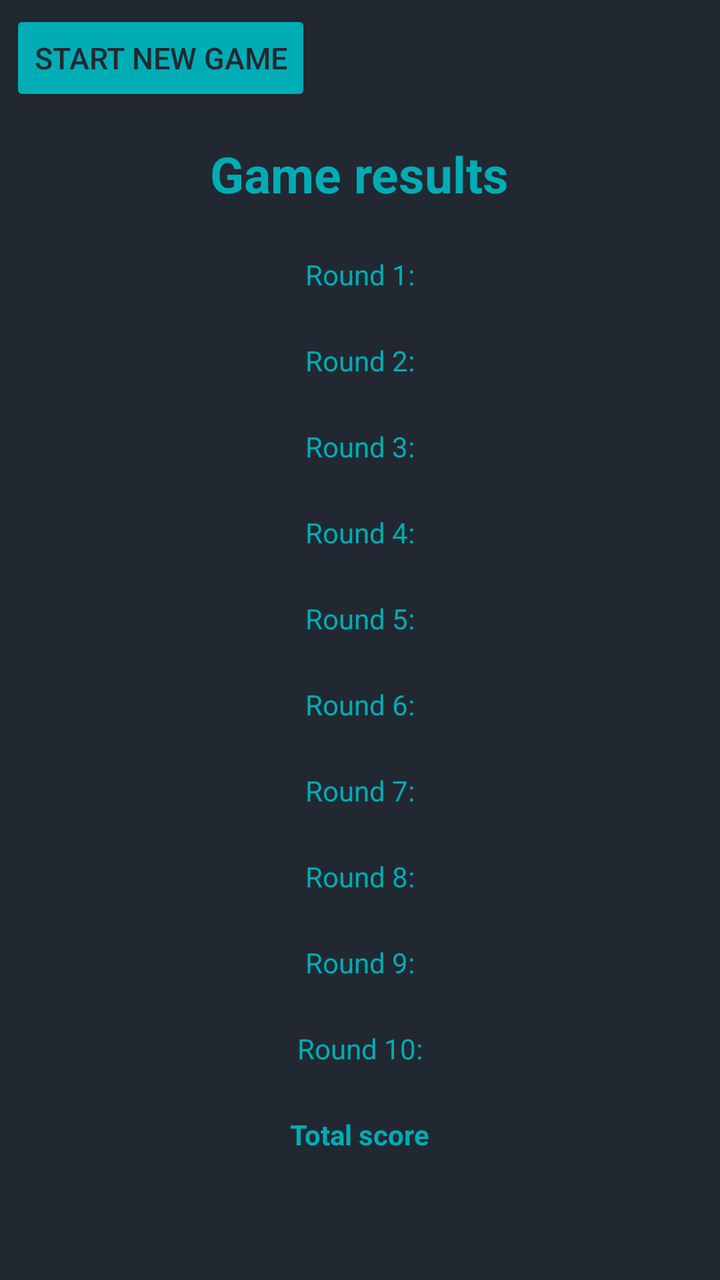
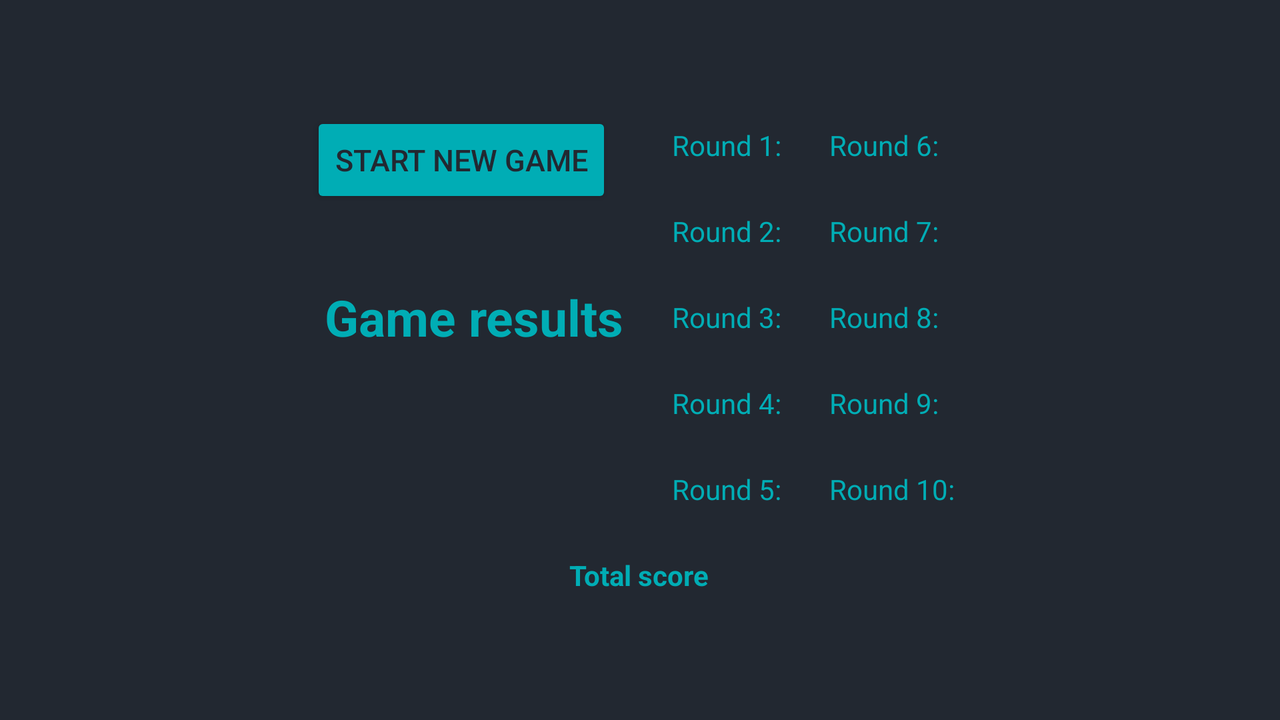

An Android layout and its configuration variant, each rendered on a device that would load it. The default file and the variant file are quoted in full after the pictures.
<!-- AndroidManifest.xml: application theme AppTheme -->
<!-- res/layout/activity_game_results.xml -->
<LinearLayout
    xmlns:android="http://schemas.android.com/apk/res/android"
    android:layout_width="match_parent"
    android:layout_height="match_parent"
    android:gravity="top|center"
    android:orientation="vertical"
    android:background="@color/darkgrey"
    android:layout_gravity="start">

    
    <Button
        android:id="@+id/newGameButton"
        android:layout_width="wrap_content"
        android:layout_height="wrap_content"
        android:text="@string/startNewGame"
        android:textSize="15sp"
        android:layout_margin="5dp"
        android:theme="@style/AppTheme.Button"
        android:padding="12dp"
        android:layout_gravity="start"
        />

    
    <TextView
        android:id="@+id/gameResults"
        android:layout_width="wrap_content"
        android:layout_height="wrap_content"
        android:padding="12dp"
        android:text="@string/gameResults"
        android:textColor="@color/cyan"
        android:textSize="25sp"
        android:textStyle="bold"/>

    
    <TextView
        android:id="@+id/round1Results"
        android:layout_width="wrap_content"
        android:layout_height="wrap_content"
        android:padding="12dp"
        android:text="@string/round1Results"
        android:textColor="@color/cyan"/>

    
    <TextView
        android:id="@+id/round2Results"
        android:layout_width="wrap_content"
        android:layout_height="wrap_content"
        android:padding="12dp"
        android:text="@string/round2Results"
        android:textColor="@color/cyan"/>

    
    <TextView
        android:id="@+id/round3Results"
        android:layout_width="wrap_content"
        android:layout_height="wrap_content"
        android:padding="12dp"
        android:text="@string/round3Results"
        android:textColor="@color/cyan"/>

    
    <TextView
        android:id="@+id/round4Results"
        android:layout_width="wrap_content"
        android:layout_height="wrap_content"
        android:padding="12dp"
        android:text="@string/round4Results"
        android:textColor="@color/cyan"/>

    
    <TextView
        android:id="@+id/round5Results"
        android:layout_width="wrap_content"
        android:layout_height="wrap_content"
        android:padding="12dp"
        android:text="@string/round5Results"
        android:textColor="@color/cyan"/>

    
    <TextView
        android:id="@+id/round6Results"
        android:layout_width="wrap_content"
        android:layout_height="wrap_content"
        android:padding="12dp"
        android:text="@string/round6Results"
        android:textColor="@color/cyan"/>

    
    <TextView
        android:id="@+id/round7Results"
        android:layout_width="wrap_content"
        android:layout_height="wrap_content"
        android:padding="12dp"
        android:text="@string/round7Results"
        android:textColor="@color/cyan"/>

    
    <TextView
        android:id="@+id/round8Results"
        android:layout_width="wrap_content"
        android:layout_height="wrap_content"
        android:padding="12dp"
        android:text="@string/round8Results"
        android:textColor="@color/cyan"/>

    
    <TextView
        android:id="@+id/round9Results"
        android:layout_width="wrap_content"
        android:layout_height="wrap_content"
        android:padding="12dp"
        android:text="@string/round9Results"
        android:textColor="@color/cyan"/>

    
    <TextView
        android:id="@+id/round10Results"
        android:layout_width="wrap_content"
        android:layout_height="wrap_content"
        android:padding="12dp"
        android:text="@string/round10Results"
        android:textColor="@color/cyan"/>

    
    <TextView
        android:id="@+id/totalScore"
        android:layout_width="wrap_content"
        android:layout_height="wrap_content"
        android:padding="12dp"
        android:text="@string/totalScore"
        android:textColor="@color/cyan"
        android:textStyle="bold"/>
</LinearLayout>
<!-- resources referenced by this layout -->
<resources>
  <color name="cyan">#00adb5</color>
  <color name="darkgrey">#222831</color>
  <string name="gameResults">Game results</string>
  <string name="round10Results">Round 10: </string>
  <string name="round1Results">Round 1: </string>
  <string name="round2Results">Round 2: </string>
  <string name="round3Results">Round 3: </string>
  <string name="round4Results">Round 4: </string>
  <string name="round5Results">Round 5: </string>
  <string name="round6Results">Round 6: </string>
  <string name="round7Results">Round 7: </string>
  <string name="round8Results">Round 8: </string>
  <string name="round9Results">Round 9: </string>
  <string name="startNewGame">Start new game</string>
  <string name="totalScore">Total score</string>
  <style name="AppTheme.Button" parent="Widget.AppCompat.Button.Colored">
          <item name="colorButtonNormal">@color/cyan</item>
          <item name="android:textColor">@color/darkgrey</item>
      </style>
  <style name="AppTheme" parent="Theme.AppCompat.Light.NoActionBar">
          
          <item name="colorPrimary">@color/colorPrimary</item>
          <item name="colorPrimaryDark">@color/colorPrimaryDark</item>
          <item name="colorAccent">@color/cyan</item>
      </style>
  <color name="colorPrimary">#6200EE</color>
  <color name="colorPrimaryDark">#3700B3</color>
</resources>
<!-- res/layout-land/activity_game_results.xml (the repository's variant of the layout above) -->
<!-- drawn on the phone turned sideways -->
<RelativeLayout
    xmlns:android="http://schemas.android.com/apk/res/android"
    android:layout_width="match_parent"
    android:layout_height="match_parent"
    android:gravity="center"
    android:orientation="vertical"
    android:background="@color/darkgrey">

    
    <Button
        android:id="@+id/newGameButton"
        android:layout_width="wrap_content"
        android:layout_height="wrap_content"
        android:text="@string/startNewGame"
        android:textSize="15sp"
        android:layout_margin="5dp"
        android:theme="@style/AppTheme.Button"
        android:padding="12dp"
        android:layout_gravity="top|start"
        />
    <LinearLayout
        android:layout_width="wrap_content"
        android:layout_height="wrap_content"
        android:orientation="vertical">
        <LinearLayout
            android:layout_width="wrap_content"
            android:layout_height="wrap_content"
            android:orientation="horizontal">
            
            <TextView
                android:id="@+id/gameResults"
                android:layout_width="wrap_content"
                android:layout_height="wrap_content"
                android:padding="12dp"
                android:text="@string/gameResults"
                android:textColor="@color/cyan"
                android:textSize="25sp"
                android:textStyle="bold"
                android:layout_gravity="center"/>
            <LinearLayout
                android:layout_width="wrap_content"
                android:layout_height="wrap_content"
                android:orientation="vertical">
                
                <TextView
                    android:id="@+id/round1Results"
                    android:layout_width="wrap_content"
                    android:layout_height="wrap_content"
                    android:padding="12dp"
                    android:text="@string/round1Results"
                    android:textColor="@color/cyan"/>

                
                <TextView
                    android:id="@+id/round2Results"
                    android:layout_width="wrap_content"
                    android:layout_height="wrap_content"
                    android:padding="12dp"
                    android:text="@string/round2Results"
                    android:textColor="@color/cyan"/>

                
                <TextView
                    android:id="@+id/round3Results"
                    android:layout_width="wrap_content"
                    android:layout_height="wrap_content"
                    android:padding="12dp"
                    android:text="@string/round3Results"
                    android:textColor="@color/cyan"/>

                
                <TextView
                    android:id="@+id/round4Results"
                    android:layout_width="wrap_content"
                    android:layout_height="wrap_content"
                    android:padding="12dp"
                    android:text="@string/round4Results"
                    android:textColor="@color/cyan"/>

                
                <TextView
                    android:id="@+id/round5Results"
                    android:layout_width="wrap_content"
                    android:layout_height="wrap_content"
                    android:padding="12dp"
                    android:text="@string/round5Results"
                    android:textColor="@color/cyan"/>
            </LinearLayout>

            <LinearLayout
                android:layout_width="wrap_content"
                android:layout_height="wrap_content"
                android:orientation="vertical">
                
                <TextView
                    android:id="@+id/round6Results"
                    android:layout_width="wrap_content"
                    android:layout_height="wrap_content"
                    android:padding="12dp"
                    android:text="@string/round6Results"
                    android:textColor="@color/cyan"/>

                
                <TextView
                    android:id="@+id/round7Results"
                    android:layout_width="wrap_content"
                    android:layout_height="wrap_content"
                    android:padding="12dp"
                    android:text="@string/round7Results"
                    android:textColor="@color/cyan"/>

                
                <TextView
                    android:id="@+id/round8Results"
                    android:layout_width="wrap_content"
                    android:layout_height="wrap_content"
                    android:padding="12dp"
                    android:text="@string/round8Results"
                    android:textColor="@color/cyan"/>

                
                <TextView
                    android:id="@+id/round9Results"
                    android:layout_width="wrap_content"
                    android:layout_height="wrap_content"
                    android:padding="12dp"
                    android:text="@string/round9Results"
                    android:textColor="@color/cyan"/>

                
                <TextView
                    android:id="@+id/round10Results"
                    android:layout_width="wrap_content"
                    android:layout_height="wrap_content"
                    android:padding="12dp"
                    android:text="@string/round10Results"
                    android:textColor="@color/cyan"/>
            </LinearLayout>
        </LinearLayout>
        
        <TextView
            android:id="@+id/totalScore"
            android:layout_width="wrap_content"
            android:layout_height="wrap_content"
            android:padding="12dp"
            android:text="@string/totalScore"
            android:textColor="@color/cyan"
            android:textStyle="bold"
            android:layout_gravity="center"/>
    </LinearLayout>
</RelativeLayout>
